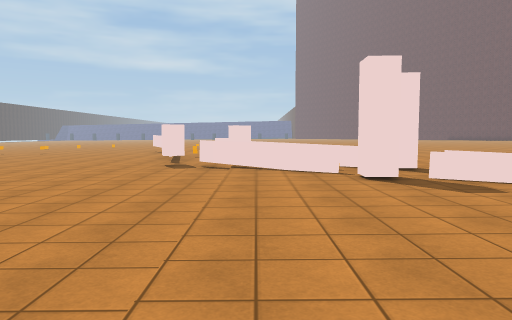
[1] (above)

24 first-person views from a walk through a Unity game level. The camera is 1.4 m above the floor, tilts 4° down and sees 70° across. The floor is counted in squares, 2 m on a side. Each view is taken from the middle of a square. On the plan, view 1 faces up. The plan holds only what a view shows up to about 11 squares ahead; the rest is blank. The place goes on beyond the plan. The player is left out. Surface patterns are stand-ins for the level's own textures.

[2]
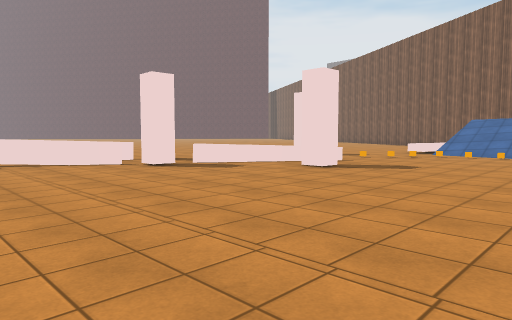

[3]
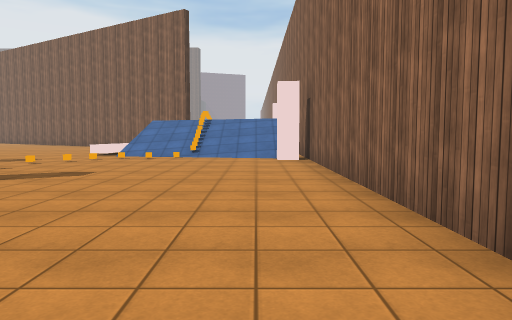

[4]
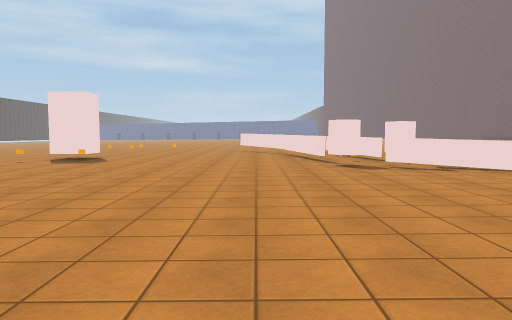

[5]
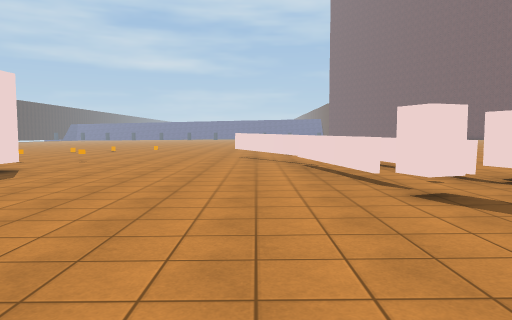

[6]
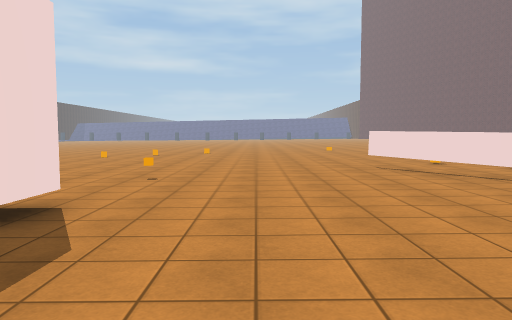

[7]
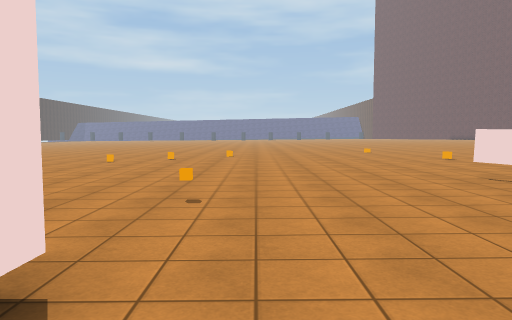

[8]
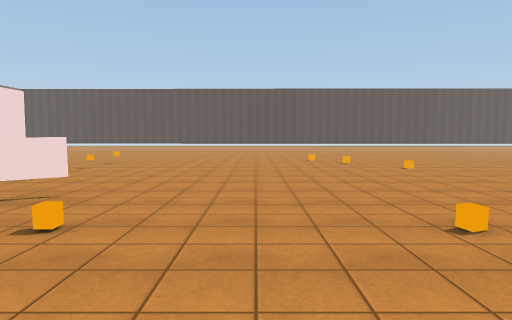

[9]
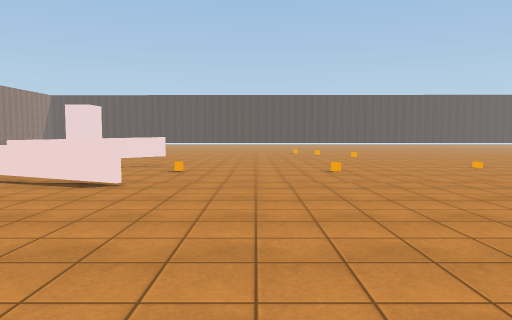

[10]
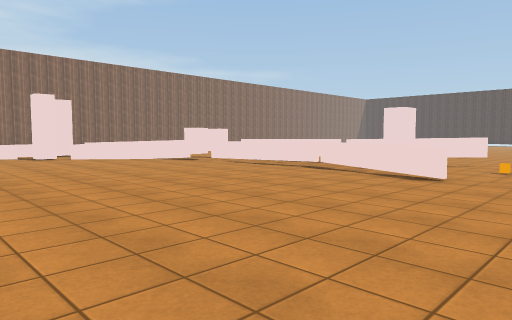

[11]
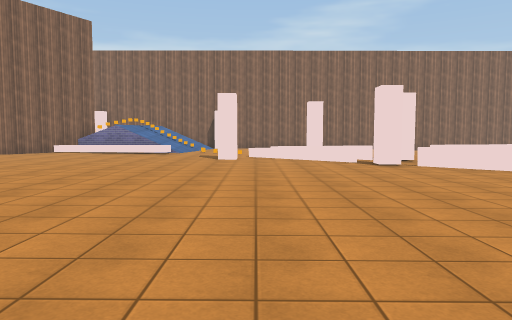

[12]
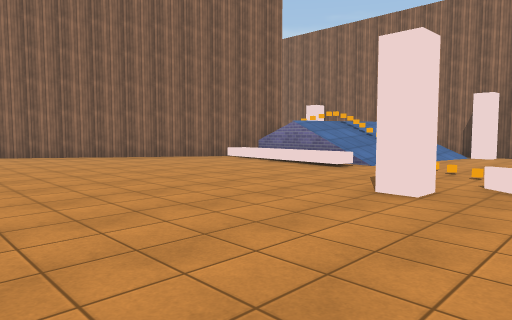

[13]
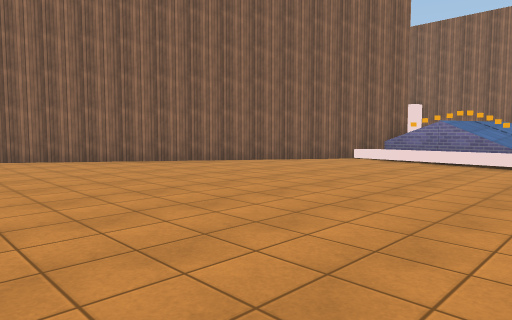

[14]
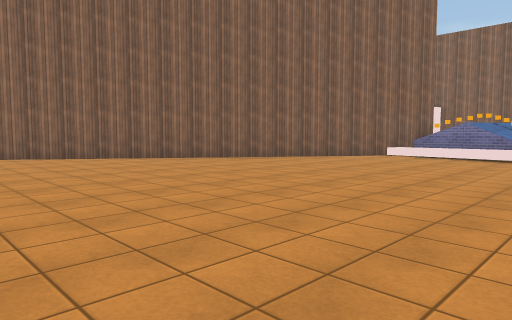

[15]
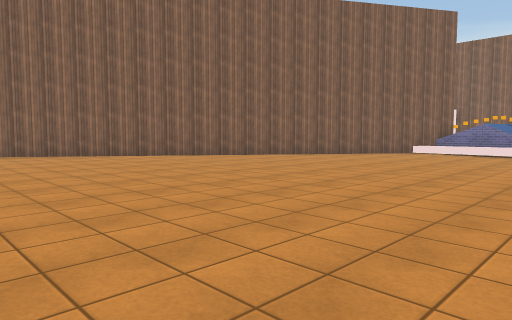

[16]
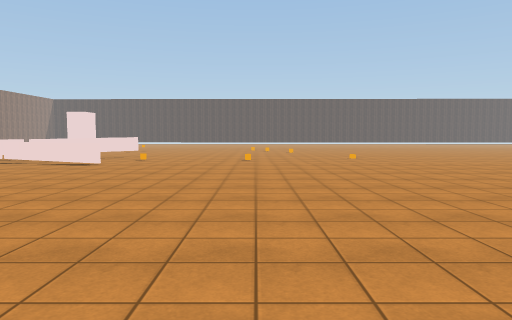

[17]
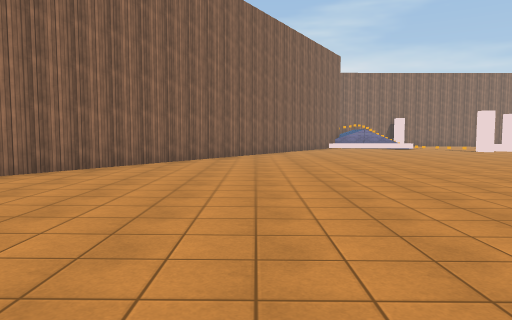

[18]
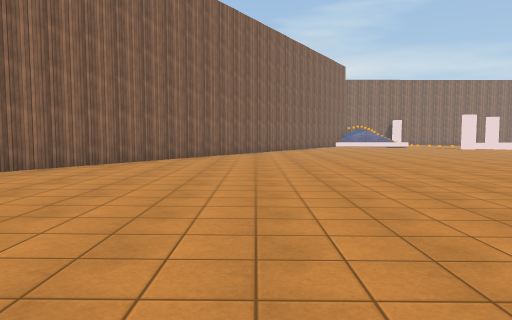

[19]
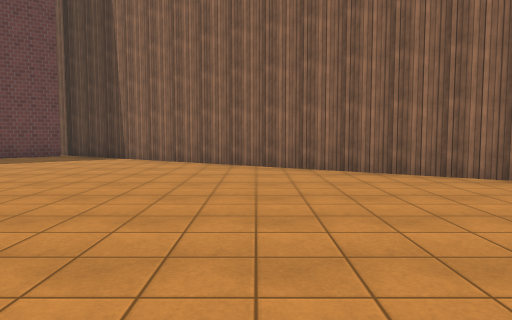

[20]
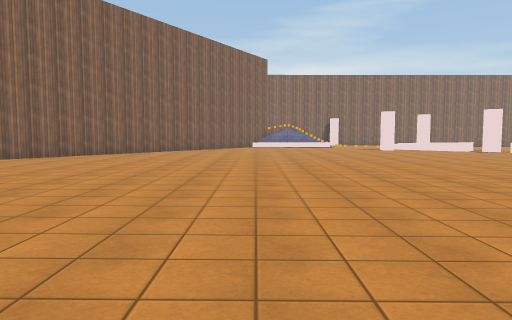

[21]
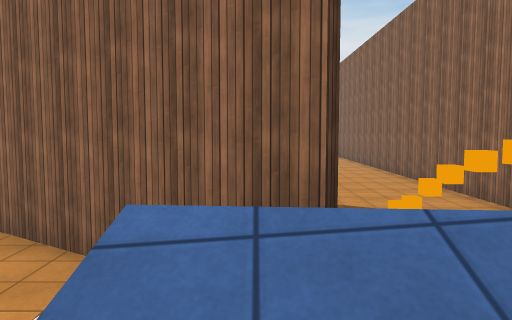

[22]
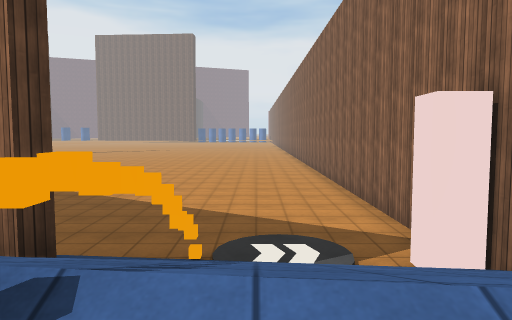

[23]
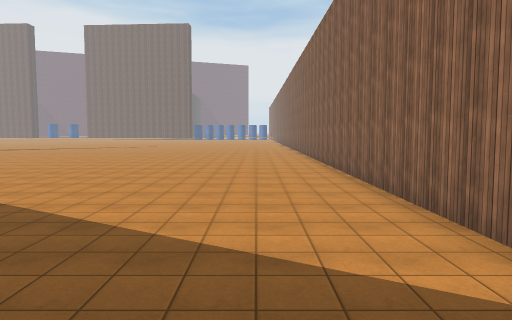

[24]
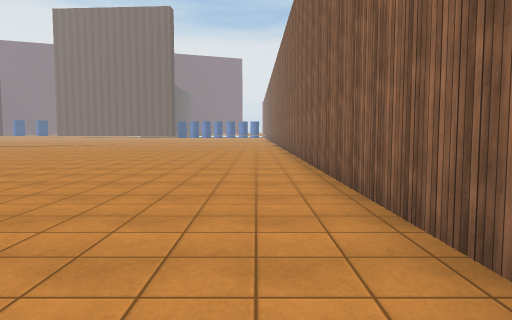

### Floor plan
Key: @ floor where view 1 was taken; # wall or solid block; . main floor; : floor 0.25 m higher than the main floor; - floor 0.25 m lower than the main floor; + floor 0.5 m higher than the main floor; _ floor 0.5 m lower than the main floor; * floor 1.25 m higher than the main floor; / step, stairs or slope; = window, fence, low wall or low ledge; B block; T thing the floor can be seen under or through; C orange cube; R orange block; O other object.
Columns run from 11 left of view 1 to 29 right of it. Each row starts with its distance up from view 1.
 26 __   __  -----                     .:##
 25 ____ ____-------             .    ..:##
 24 _______O_--------           ... ....:#
 23 __O______----------     .  .........##
 22 _O_______----------.   ... .........#
 21 ________R----------.. .............##
 20 _________----------.  ............##
 19 _________----------  .............#
 18 _________---------  .............##
 17 ________R--#------  .............#
 16 _______T_-=#------ .............##
 15 _OC____TT-=--------............##
 14 ________=-#---------...........#
 13  _______=-=---------..........##
 12 _BB_____=-=---------..........#
 11 _OO_____=#=---------.........##
 10  ________#-B--------........##
  9  ________B-=--------........#
  8   _______-= ==------.......##
  7    ______---=-#-----.......#      ..
  6    ______----#- --#-......##    ....   ::
  5     _____-----== =--.....##    ..... ::::
  4      ____-------=-O-.....#  ........:::::
  3      ____------#--O-=+//##..........:::::
  2       ___----------O////#...........:::::
  1        _ ----------OOOC*CC..........:::::
  0          --@--------//////..........:::::
 -1          ----------///////..........:::::
 -2            ---------./  /...........:::::
 -3             ##########  #################

Where each view was taken, in squares from view 1:
view 1: 0 up, 0 right, facing up
view 2: 1 down, 2 left, facing up-right
view 3: 1 down, 1 left, facing right
view 4: 1 up, 4 left, facing up
view 5: 5 up, 4 left, facing up
view 6: 9 up, 7 left, facing up
view 7: 11 up, 8 left, facing up
view 8: 19 up, 0 right, facing left
view 9: 19 up, 5 right, facing left
view 10: 19 up, 6 right, facing down-left
view 11: 16 up, 6 right, facing down
view 12: 10 up, 5 right, facing down-right
view 13: 12 up, 8 right, facing down-right
view 14: 14 up, 8 right, facing down-right
view 15: 16 up, 8 right, facing down-right
view 16: 21 up, 9 right, facing left
view 17: 22 up, 17 right, facing down
view 18: 25 up, 18 right, facing down
view 19: 20 up, 16 right, facing right
view 20: 23 up, 13 right, facing down
view 21: 2 up, 10 right, facing right
view 22: 0 up, 10 right, facing right
view 23: 0 up, 13 right, facing right
view 24: 1 down, 18 right, facing right
